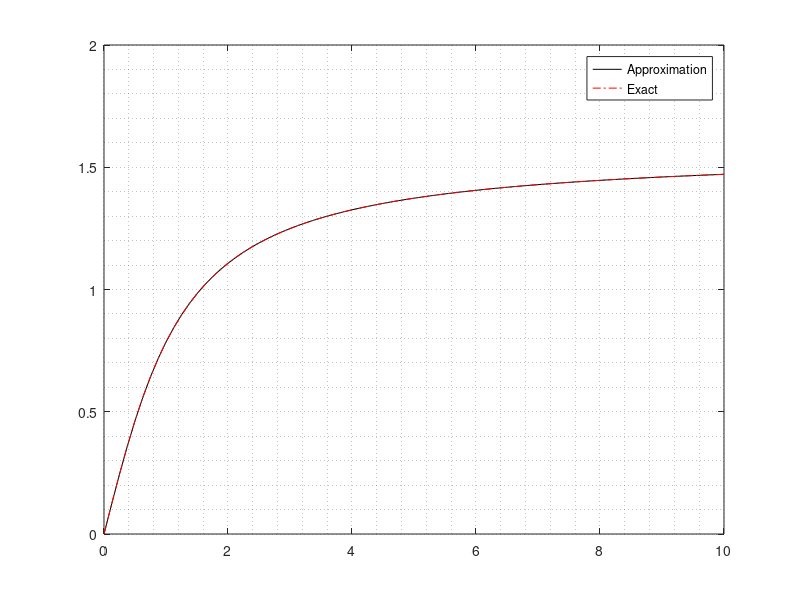

This figure's MATLAB source:


clc;
clear ;

H = 0.125; % 0.2 0.1, 0.05, 0.025 
e_tol = 1e-10;

a =  0 ;
b = 10 ;
T = a:H:b;
N = length(T);

Y_exact = zeros(N,1);
Y_app = zeros(N,1);

lam = -1;
f = @(t,y) lam*y + 1/(1+t^2) - lam*atan(t) ;
Y_app(1) = 0;

for i = 2 : N
    z0 = Y_app(i-1);
    
    diff = 1;
    while diff > e_tol
        z1 = z0 - (z0 - Y_app(i-1) - H/2*( feval(f, T(i-1), Y_app(i-1)) + feval(f, T(i), z0) )) / 1 ;
        diff = abs( z1 - z0 ) ;
        z0 = z1 ;
    end
    
    Y_app(i) = Y_app(i-1) + H/2*( feval(f, T(i-1), Y_app(i-1)) + feval(f, T(i), z0) );
end


% Exact Soln
for i = 1 : N
    Y_exact(i) = atan(T(i)) ;
end

% Error Check
for i = 1 : N
    error(i) = abs(Y_exact(i) - Y_app(i));
end
max_err_02 = max(error) ;

% Draw Graph & Compare solution
plot( T, Y_app,'k' ) ;
hold on ;
plot( T, Y_exact, 'r-.' ) ;
hold off ; grid minor;
legend('Approximation', 'Exact');

clear a b i N H diff z0 z1 lam f e_tol